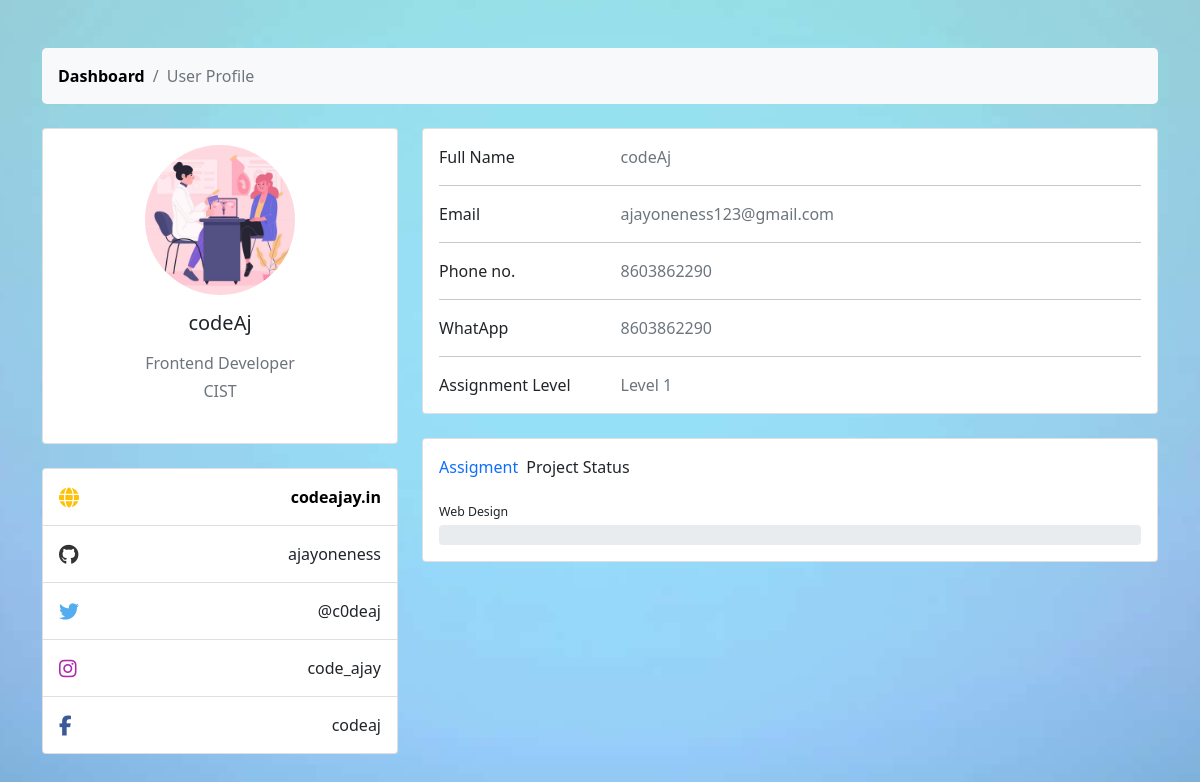
Screenshot of /profile/ (signed in) with the database file from the repository.
### accounts/models.py (models this page shows, shortened)
class Student(AbstractBaseUser, PermissionsMixin):
    STATUS_NOT_STARTED = 'not_started'
    STATUS_IN_PROGRESS = 'in_progress'
    STATUS_UNDER_REVIEW = 'under_review'
    STATUS_COMPLETED = 'completed'
    STATUS_REJECTED = 'rejected'
    STATUS_CHOICES = [
        (STATUS_NOT_STARTED, 'Not Started'),
        (STATUS_IN_PROGRESS, 'In Progress'),
        (STATUS_UNDER_REVIEW, 'Under Review'),
        (STATUS_COMPLETED, 'Completed'),
        (STATUS_REJECTED, 'Rejected'),
    ]
    email = models.EmailField(unique=True)
    name = models.CharField(max_length=255)
    profile_pic = models.ImageField(upload_to='profile_pics/', null=True, blank=True)
    phone_no = models.CharField(max_length=15, null=True, blank=True)
    whatsapp_no = models.CharField(max_length=15, null=True, blank=True)
    college = models.CharField(max_length=255, null=True, blank=True)
    domain = models.ForeignKey(Domain, on_delete=models.SET_NULL, null=True, blank=True)
    assignment1 = models.ForeignKey(Assignment, on_delete=models.SET_NULL, null=True, blank=True, related_name='assignment1')
    assignment1status = models.CharField(
        max_length=20,
        choices=STATUS_CHOICES,
        default=STATUS_NOT_STARTED,
    )
    assignment1starttime = models.DateTimeField(blank=True,null=True)
    assignment1endttime = models.DateTimeField(blank=True,null=True)
    assignment1rejectioncount = models.ImageField(default=0)
    assignment2 = models.ForeignKey(Assignment, on_delete=models.SET_NULL, null=True, blank=True, related_name='assignment2')
    assignment2status = models.CharField(
        max_length=20,
        choices=STATUS_CHOICES,
        default=STATUS_NOT_STARTED,
    )
    assignment2starttime = models.DateTimeField(blank=True,null=True)
    assignment2endttime = models.DateTimeField(blank=True,null=True)
    assignment2rejectioncount = models.ImageField(default=0)
    assignment3 = models.ForeignKey(Assignment, on_delete=models.SET_NULL, null=True, blank=True, related_name='assignment3')
    assignment3status = models.CharField(
        max_length=20,
        choices=STATUS_CHOICES,
        default=STATUS_NOT_STARTED,
    )
    assignment3starttime = models.DateTimeField(blank=True,null=True)
    assignment3endttime = models.DateTimeField(blank=True,null=True)
    assignment3rejectioncount = models.ImageField(default=0)
    level_choices_student = [(0, 'Not Started'), (1, 'Level 1'), (2, 'Level 2'), (3, 'Level 3'), (4, 'pending'), (5, 'Certificate Level')]
    level_student = models.IntegerField(choices=level_choices_student, default=0)
    otp = models.IntegerField(null=True, blank=True)
    is_active = models.BooleanField(default=True)
    is_staff = models.BooleanField(default=False)
    date_joined = models.DateTimeField(default=timezone.now)
    objects = StudentManager()
    USERNAME_FIELD = 'email'
    REQUIRED_FIELDS = ['name']

class Domain(models.Model):
    domain_name = models.CharField(max_length=255)
    domain_description = models.TextField()
    def __str__(self):
        return self.domain_name

### accounts/views.py (the view)
# urls.py: path('profile/',views.Profile,name="profile"),
@login_required(login_url='/')
def Profile(request):
    return render(request,"profile.html")

### templates/profile.html (shortened to what this page needs)
{% load static %}
<!DOCTYPE html>
<html lang="en">
<head>
<link href="https://cdn.jsdelivr.net/npm/bootstrap@5.0.2/dist/css/bootstrap.min.css" rel="stylesheet">
<link rel="stylesheet" href="https://cdnjs.cloudflare.com/ajax/libs/font-awesome/6.5.2/css/all.min.css" />
</head>
<body>
    <section>
        <div class="container py-5">
          <div class="row">
            <div class="col">
              <nav aria-label="breadcrumb" class="bg-light rounded-3 p-3 mb-4">
                <ol class="breadcrumb mb-0">
                  <li class="breadcrumb-item"><a href="{% url 'dashboard' %}">Dashboard</a></li>
                  <li class="breadcrumb-item active" aria-current="page">User Profile</li>
                </ol>
              </nav>
            </div>
          </div>
          <div class="row">
            <div class="col-lg-4">
              <div class="card mb-4">
                <div class="card-body text-center">
                  {% if user.profile_pic %}
                  <img src="{{user.profile_pic.url}}" alt="avatar"
                    class="rounded-circle img-fluid" style="width: 150px;">
                  {% else %}
                  <img src="https://t4.ftcdn.net/jpg/01/07/43/45/360_F_107434511_iarF2z88c6Ds6AlgtwotHSAktWCdYOn7.jpg" alt="avatar"
                    class="rounded-circle img-fluid" style="width: 150px;">
                  {% endif %}
                  <h5 class="my-3">{{user.name}}</h5>
                  <p class="text-muted mb-1">{{user.domain}}</p>
                  <p class="text-muted mb-4">{{user.college}}</p>
                </div>
              </div>
              <div class="card mb-4 mb-lg-0">
                <div class="card-body p-0">
                  <ul class="list-group list-group-flush rounded-3">
                    <li class="list-group-item d-flex justify-content-between align-items-center p-3">
                      <i class="fas fa-globe fa-lg text-warning"></i>
                      <p class="mb-0"><a href="https://codeajay.in">codeajay.in</a></p>
                    </li>
                    <li class="list-group-item d-flex justify-content-between align-items-center p-3">
                      <i class="fab fa-github fa-lg" style="color: #333333;"></i>
                      <p class="mb-0">ajayoneness</p>
                    </li>
                    <li class="list-group-item d-flex justify-content-between align-items-center p-3">
                      <i class="fab fa-twitter fa-lg" style="color: #55acee;"></i>
                      <p class="mb-0">@c0deaj</p>
                    </li>
                    <li class="list-group-item d-flex justify-content-between align-items-center p-3">
                      <i class="fab fa-instagram fa-lg" style="color: #ac2bac;"></i>
                      <p class="mb-0">code_ajay</p>
                    </li>
                    <li class="list-group-item d-flex justify-content-between align-items-center p-3">
                      <i class="fab fa-facebook-f fa-lg" style="color: #3b5998;"></i>
                      <p class="mb-0">codeaj</p>
                    </li>
                  </ul>
                </div>
              </div>
            </div>
            <div class="col-lg-8">
              <div class="card mb-4">
                <div class="card-body">
                  <div class="row">
                    <div class="col-sm-3">
                      <p class="mb-0">Full Name</p>
                    </div>
                    <div class="col-sm-9">
                      <p class="text-muted mb-0">{{user.name}}</p>
                    </div>
                  </div>
                  <hr>
                  <div class="row">
                    <div class="col-sm-3">
                      <p class="mb-0">Email</p>
                    </div>
                    <div class="col-sm-9">
                      <p class="text-muted mb-0">{{user.email}}</p>
                    </div>
                  </div>
                  <hr>
                  <div class="row">
                    <div class="col-sm-3">
                      <p class="mb-0">Phone no.</p>
                    </div>
                    <div class="col-sm-9">
                      <p class="text-muted mb-0">{{user.phone_no}}</p>
                    </div>
                  </div>
                  <hr>
                  <div class="row">
                    <div class="col-sm-3">
                      <p class="mb-0">WhatApp</p>
                    </div>
                    <div class="col-sm-9">
                      <p class="text-muted mb-0">{{user.whatsapp_no}}</p>
                    </div>
                  </div>
                  <hr>
                  <div class="row">
                    <div class="col-sm-3">
                      <p class="mb-0">Assignment Level</p>
                    </div>
                    <div class="col-sm-9">
                      {% if user.level_student == 4 %}
                      <p class="text-mut mb-0" style="color:red;">Requested For Aproval (Panding) </p>
                      {% else %}
                      <p class="text-muted mb-0">Level {{user.level_student}}</p>
                      {% endif %}
                    </div>
                  </div>
                </div>
              </div>
              <div class="row">
                <div class="col-md-12">
                  <div class="card mb-4 mb-md-0">
                    <div class="card-body">
                      <p class="mb-4"><span class="text-primary font-italic me-1">Assigment</span> Project Status
                      </p>
                      <p class="mb-1" style="font-size: .77rem;">Web Design</p>
                      <div class="progress rounded" style="height: 20px;">
                      </div>
                    </div>
                  </div>
                </div>
              </div>
            </div>
          </div>
        </div>
      </section>
</body>
</html>

### rows the page displays
Student: profile_pic (picture), name "codeAj", domain "Frontend Developer", college "CIST", email "ajayoneness123@gmail.com", phone_no "8603862290", whatsapp_no "8603862290", level_student "1"
